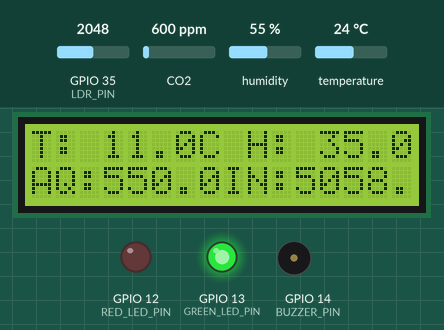
The sketch below on a simulated ESP32. Shown: 16×2 character LCD, output pins drawn as LEDs (lit = HIGH), buzzer (waves = sounding). Inputs (shaded band) come from the test bench; at power-on: CO2 600 ppm, humidity 55 %, GPIO 35 (LDR_PIN) = 2048, temperature 24 °C. WiFi joins after 1.5 s; servers stay silent unless stated; what the sketch prints to the serial monitor is not drawn.

Above: at 2.8 s.
2.9 s: CO2 set to 1028 ppm
At 5.7 s:
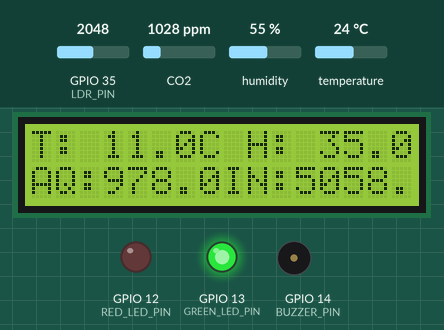
6.3 s: CO2 set to 1093 ppm
At 8.0 s:
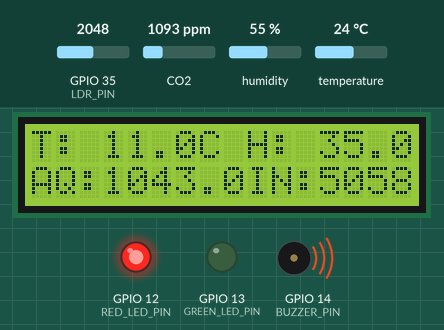
9.7 s: humidity set to 22 %
At 13.9 s:
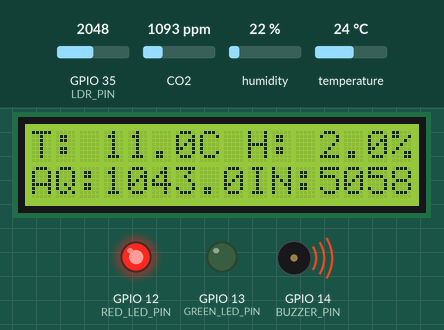
14.2 s: GPIO 35 (LDR_PIN) set to 2866
At 16.2 s:
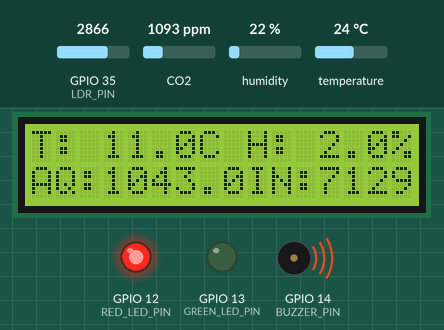
17.6 s: temperature set to 12 °C
At 21.9 s:
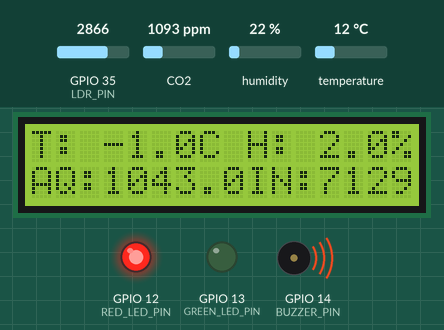
22.2 s: GPIO 35 (LDR_PIN) set to 3972
At 24.3 s:
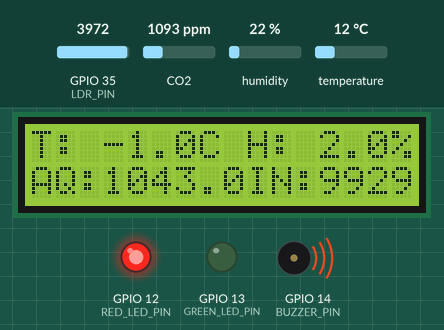
Timing chart, 0 to 25.8 s (numbered marks = the images above; inputs shaded):
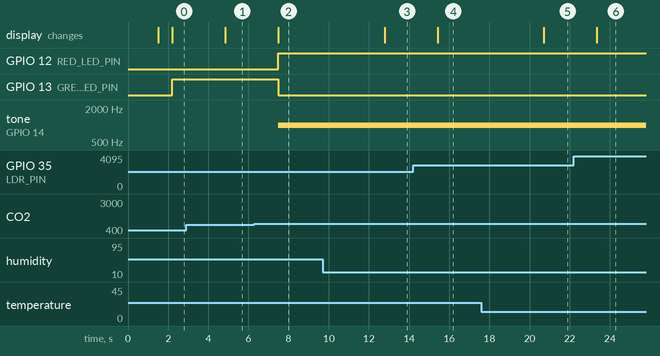

Measured:
- the behaviour switches between 1050 and 1051 ppm on CO2 (found by bisection; images 1 and 2)
- after the input at 2.9 s, the display: changes after 2.0 s (image 1)
- after the input at 6.3 s, GPIO 12 (RED_LED_PIN): LOW → HIGH after 1.2 s; GPIO 13 (GREEN_LED_PIN): HIGH → LOW after 1.2 s; tone on GPIO 14 (BUZZER_PIN): silent → 1000 Hz after 1.2 s; the display: changes after 1.2 s (image 2)
- after the input at 9.7 s, the display: changes after 3.1 s (image 3)
- after the input at 14.2 s, the display: changes after 1.2 s (image 4)
- after the input at 17.6 s, the display: changes after 3.1 s (image 5)
- after the input at 22.2 s, the display: changes after 1.1 s (image 6)

The sketch:

final.ino
```cpp
#include <WiFi.h>
#include <FirebaseESP32.h>
#include "addons/TokenHelper.h"
#include "addons/RTDBHelper.h"
#include <Wire.h>
#include <Adafruit_Sensor.h>
#include <DHT.h>
#include <DHT_U.h>
#include <MQ135.h>
#include <LiquidCrystal_I2C.h>

#define WIFI_SSID "Dialog 4G 352"
#define WIFI_PASSWORD "789A6Ce1"
#define API_KEY "AIzaSyAZj1uiJro05yzZ5osEBdxCIFQdTKRhnS8"
#define DATABASE_URL "https://environmental-monitering-default-rtdb.firebaseio.com/"

// Define DHT sensor pin and type
#define DHTPIN 4
#define DHTTYPE DHT22

#define GREEN_LED_PIN 13
#define RED_LED_PIN 12
#define BUZZER_PIN 14

FirebaseData fbdo;
FirebaseAuth auth;
FirebaseConfig config;

unsigned long sendDataPrevMillis = 0;
bool signupOK = false;

// Initialize DHT sensor
DHT dht(DHTPIN, DHTTYPE);

// Define MQ135 analog pin
#define MQ135_PIN 34

// Initialize MQ135 sensor
MQ135 mq135(MQ135_PIN);

// Define LDR analog pin
#define LDR_PIN 35

// Calibration values for LDR
const int LDR_VALUE_LOW = 50;   // Analog reading in the dark
const int LDR_VALUE_HIGH = 4000; // Analog reading in bright light
const int LIGHT_INTENSITY_LOW = 0;  // Lux in the dark
const int LIGHT_INTENSITY_HIGH = 10000; // Lux in bright light

// Initialize the LCD display
LiquidCrystal_I2C lcd(0x27, 16, 2); // Set the LCD address to 0x27 for a 16 chars and 2 line display

void setup() {
  // Start serial communication
  Serial.begin(115200);
  WiFi.begin(WIFI_SSID, WIFI_PASSWORD);
  Serial.print("Connecting to wifi");
  while (WiFi.status() != WL_CONNECTED) {
    Serial.print(".");
    delay(300);
  }
  Serial.println();
  Serial.print("Connected with IP: ");
  Serial.println(WiFi.localIP());
  Serial.println();

  pinMode(GREEN_LED_PIN, OUTPUT);
  pinMode(RED_LED_PIN, OUTPUT);
  pinMode(BUZZER_PIN, OUTPUT);

  config.api_key = API_KEY;
  config.database_url = DATABASE_URL;

  if (Firebase.signUp(&config, &auth, "", "")) {
    Serial.println("ok");
    signupOK = true;
  } else {
    Serial.printf("%s\n", config.signer.signupError.message.c_str());
  }
  config.token_status_callback = tokenStatusCallback; // see addons/TokenHelper.h

  Firebase.begin(&config, &auth);
  Firebase.reconnectWiFi(true);

  // Initialize the DHT sensor
  dht.begin();
  Serial.println("DHT22 sensor initialized.");

  // Initialize the MQ135 sensor
  Serial.println("MQ135 sensor initialized.");

  // Initialize the LCD display
  lcd.begin();
  lcd.backlight();
}

void loop() {
  if (Firebase.ready() && signupOK && (millis() - sendDataPrevMillis > 500 || sendDataPrevMillis == 0)) {
    sendDataPrevMillis = millis();

    // Read temperature and humidity from DHT22
    float temperature = dht.readTemperature()-13;
    float humidity = dht.readHumidity()-20;

    // Check if any reads failed and exit early
    if (isnan(temperature) || isnan(humidity)) {
      Serial.println("Failed to read from DHT sensor!");
      lcd.clear();
      lcd.print("DHT Error!");
      delay(2000);
      return;
    }

    // Read air quality from MQ135
    float airQuality = mq135.getPPM()-50;

    // Read light intensity from LDR
    int ldrValue = analogRead(LDR_PIN);

    // Convert analog reading to light intensity level in lux using calibration data
    float lightIntensity = map(ldrValue, LDR_VALUE_LOW, LDR_VALUE_HIGH, LIGHT_INTENSITY_LOW, LIGHT_INTENSITY_HIGH);

    // Send sensor data to Firebase
    if (Firebase.setFloat(fbdo, "/sensor_data/temperature", temperature)) {
      Serial.println("Temperature data sent to Firebase");
      Serial.println("PATH: " + fbdo.dataPath());
      Serial.println("TYPE: " + fbdo.dataType());
    } else {
      Serial.println("Failed to send temperature data to Firebase");
      Serial.println("REASON: " + fbdo.errorReason());
    }

    Firebase.setFloat(fbdo, "/sensor_data/humidity", humidity);
    Firebase.setFloat(fbdo, "/sensor_data/air_quality", airQuality);
    Firebase.setFloat(fbdo, "/sensor_data/light_intensity", lightIntensity);

    // Print the results to the LCD display
    lcd.clear();
    lcd.setCursor(0, 0);
    lcd.print("T: ");
    lcd.print(temperature, 1); // Show temperature with one decimal place
    lcd.print("C H: ");
    lcd.print(humidity, 1); // Show humidity with one decimal place
    lcd.print("%");

    lcd.setCursor(0, 1);
    lcd.print("AQ:");
    lcd.print(airQuality, 1); // Show air quality with one decimal place
    lcd.print("IN:");
    lcd.print(lightIntensity, 1); // Show light intensity with one decimal place
    // Wait for a few seconds before the next loop

    if (airQuality > 1000) { // Threshold for bad air quality
      digitalWrite(GREEN_LED_PIN, LOW);
      digitalWrite(RED_LED_PIN, HIGH);
      tone(BUZZER_PIN, 1000); // Sound buzzer at 1kHz
    } else {
      digitalWrite(GREEN_LED_PIN, HIGH);
      digitalWrite(RED_LED_PIN, LOW);
      noTone(BUZZER_PIN);
    }
    delay(2000);
  }
}
```
